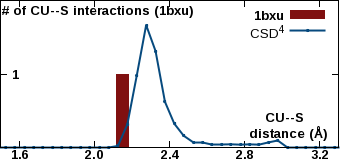

Write the gnuplot code that produced this figure.
set encoding iso_8859_1
set terminal pngcairo transparent enhanced size 340, 160 font "Arial Bold,10"
set output "/var/www/html/csgid/app/webroot/neighborhood_temp/1bxu/CU--S.png"
set lmargin at screen 0.00
set bmargin at screen 0.08
set rmargin at screen 0.995
set tmargin at screen 1.00
set xrange [1.5:3.3]
set format x "%3.1f"
set xtics 1.6,0.4,3.2
set xtics offset 0,graph 0.065
set yrange [0:2022]
unset ytics
set y2range [0:2]
set y2tics 1,1,1
set y2tics offset -49,graph 0.00
set y2tics mirror
set view 80,45
set key top right
set boxwidth 0.06
set style fill solid 1.0
set xlabel "CU--S \n distance (\305)" offset 17,4.4
set y2label "# of CU--S interactions (1bxu)" offset -40,4 rotate by 0
plot "-" using ($1+0.05):2 with boxes lc rgb "#801010" axis x1y2 title "1bxu", \
     "/var/www/html/csgid/app/webroot/neighborhood_temp/csd_metal_distances/CU--S.csv" using ($1+0.025):2 with linespoints linewidth 2 pointtype 7 pointsize 0.2 lc rgb "#074a7e" title "CSD^{4}" axis x1y1
2.1	1
e
